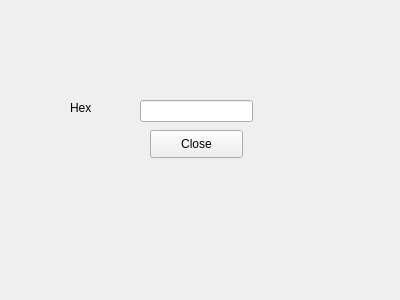
<?xml version="1.0" encoding="UTF-8"?>
<ui version="4.0">
 <class>hex</class>
 <widget class="QWidget" name="hex">
  <property name="geometry">
   <rect>
    <x>0</x>
    <y>0</y>
    <width>400</width>
    <height>300</height>
   </rect>
  </property>
  <property name="windowTitle">
   <string>Form</string>
  </property>
  <widget class="QLineEdit" name="lineEdit">
   <property name="geometry">
    <rect>
     <x>140</x>
     <y>100</y>
     <width>113</width>
     <height>22</height>
    </rect>
   </property>
   <property name="readOnly">
    <bool>true</bool>
   </property>
  </widget>
  <widget class="QLabel" name="label">
   <property name="geometry">
    <rect>
     <x>70</x>
     <y>100</y>
     <width>55</width>
     <height>16</height>
    </rect>
   </property>
   <property name="text">
    <string>Hex</string>
   </property>
  </widget>
  <widget class="QPushButton" name="pushButton">
   <property name="geometry">
    <rect>
     <x>150</x>
     <y>130</y>
     <width>93</width>
     <height>28</height>
    </rect>
   </property>
   <property name="text">
    <string>Close</string>
   </property>
  </widget>
 </widget>
 <resources/>
 <connections/>
</ui>
